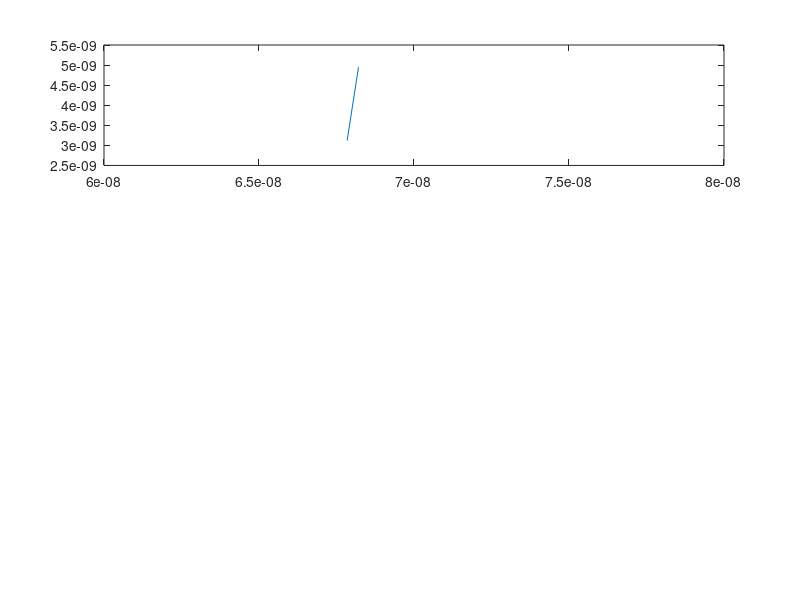

Here is the MATLAB script that generated this plot: (Note: this script raises an error after producing the figure.)
%%Use Assignment 1 Code modified with electric field 

%Jinseng Vanderkloot 101031534

%% S1 Initialization of individual electron values
clc;
clear all; 
close all;

m0 = 9.10938215e-31;            % electron mass
mn = 0.26*m0;                   % Effective mass
Temp = 300;                     % Inital Temp (K)
kb = 1.3806504e-23;             % Boltzmann constant
tmn = 0.2e-12;                  % Mean time between collision 
q = 1.602e-19;                  % Charge of an Electron (Assignment 3 for force) 

%% S1 vth and MFP

%Thermal Velocity (Question 1.A) 
vt=sqrt((2*kb*Temp)/mn);        % Sim in 2D so (2*kb*Temp), 3D is (3*kb*Temp)
fprintf("Thermal Velocity = %d m/s \n", vt);

% Mean free path (Velocity * minimum time between collision) (Question 1.B)
meanFreePath = vt * tmn;
fprintf("Mean free path = %d \n", meanFreePath);

%% S1 Electrons position and velocity arrays

% Plotting Area 
wArea = 200e-9;
lArea = 100e-9;

numElec = 5000;                 %Number of simulated Electrons 
numEPlot = 10;                  %Number of plotted Electrons 
dt = (lArea*wArea)/2;             %Typically 1/100 of region size
stepsTot = 50;                 %Total amount of steps (1000 was a long simulation) 
tTot= stepsTot*dt;              %Total Simulation time 
x = zeros(1,numElec);           %Inital X matrix          
y = zeros(1,numElec);           %Inital y matrix  
vx = zeros(1,numElec);          %Inital velocity x matrix  
vy = zeros(1,numElec);          %Inital velocity y matrix
vtot = zeros(1,numElec);        %Inital velocity matrix
VEnew = zeros(1,numElec);       %add x vector with field force velocity 
colors = rand(numElec,3);       %Color assignment for each electron                   

%Probability of Scatter 
scatOn = 1;                     %Turn Scatter on (1) or off(0)
Pscatter = 1-exp(-dt/tmn);      %Scatter Equation 
tScatter = zeros(1,numElec);    %track scatter for each particle 


%% S1 Electron Random Assignments
for cnt = 1:numElec
    x(cnt)=rand()*wArea;
    y(cnt)=rand()*lArea;
    angle = (2*pi*rand());
    vx(cnt)=vt*cos(angle);   % velocity * random direction   
    vy(cnt)=vt*sin(angle);   % velocity * random direction
%     vtot(cnt)= sqrt (vx(cnt)^2)+(vy(cnt)^2);
end

% Assignment 3 Addition of constant electric field of 0.1V
VArea = 0.1; %0.1V across x direction Ex = 50000(V/m)
Ex = VArea/wArea;  % electric field along the x-axis
vxForce= ((q * Ex)/mn)*dt; % V=(q*E)/mass F=q*E = 8e-14 N
%% S1 Main Loop 

t=0;
intCNT = 2;
eTemp(1) = Temp;
while t < tTot
    t = t + dt; 
    
    %Store old position 
    oldx = x;
    oldy = y;
    
    %Update to new position 
    vx(1:numElec) = vx + vxForce;
    x(1:numElec) = x(1:numElec) + (vx(1:numElec).*dt);
    y(1:numElec) = y(1:numElec) + (vy(1:numElec).*dt);
    
    vtot(1:numElec)= sqrt((vx(1:numElec).^2)+(vy(1:numElec).^2));
    
    %Apply boundary conditions 
    for check = 1:numElec
         if scatOn==1
            if Pscatter > rand()
                vx(check)=(vt/sqrt(2))*randn();
                vy(check)=(vt/sqrt(2))*randn();
                tScatter(check)= 0; %If collision, time goes to 0
            else
                tScatter(check)= tScatter(check) + dt; %track time increaing while no collision
            end
        end
        
        %If bottom contact, bounce off in opposite direction
        if (y(check)<=0)
            y(check) = 0;
            vy(check) = -vy(check);
        end
        %If top contact, bounce off in opposite directio
        if (y(check)>=lArea)
            y(check) = lArea;
            vy(check) = -vy(check);
        end
        %if left side of box, come out right side 
        if(x(check)<=0)
           x(check) = x(check) + wArea;
        end
        %if right side of box, come out left side
        if(x(check)>=wArea)
          x(check) = x(check) - wArea;
        end
    end 

    %Plot Boundary and map some electrons
    for Eplot = 1:numEPlot
        subplot (3,1,1)
        %if the electron went out of sides and back on other side, do not
        %draw line
        if abs(oldx(Eplot)-x(Eplot))<(wArea/2)
            p = plot([oldx(Eplot),x(Eplot)],[oldy(Eplot),y(Eplot)]);
        end
        p.Color=colors(Eplot,:);
        axis([0,wArea,0,lArea]);
        title('Electron Model'), xlabel('Position (m)', 'FontSize', 10), ylabel('Position (m)', 'FontSize', 10);
        
        hold on;
    end 
    pause(0.01);
    
    %Average Temprature 
    subplot (3,1,2)
    Time(:,intCNT) = t;
    allT = ((vtot(:).^2).*mn)./(2*kb);
    eTemp(:,intCNT) = mean(allT);
     
    plot(Time,eTemp,"r");
    title('Averge Temp'),xlabel('Time (s)', 'FontSize', 10), ylabel('Temp (K)', 'FontSize', 10);
    hold on;

    intCNT = intCNT +1;
end 

%Electron Temprature Map (Use Surf now to get 3D plot over the area) 
    allT = ((vtot(:).^2).*mn)./(2*kb);
    xv = linspace(min(x), max(x),100);
    yv = linspace(min(y), max(y),50);
    [X,Y] = meshgrid(xv,yv);
    ETM=griddata(x,y,allT,X,Y);
    subplot(3,2,5);
    surf(X,Y,ETM),colorbar,title("Temprature Map")
    axis([0, wArea, 0 lArea]);

%Electron Density Map (Use Surf now to get 3D plot over the area) 
    eMapX=linspace(0, wArea, 101); %increase by 1 for surf 
    eMapY=linspace(0, lArea, 51); %increase by 1 for surf 
    EDM=histcounts2(y,x,eMapY,eMapX);
    subplot(3,2,6)
    surf(X,Y,EDM),title('Electron Density Map');
    
    